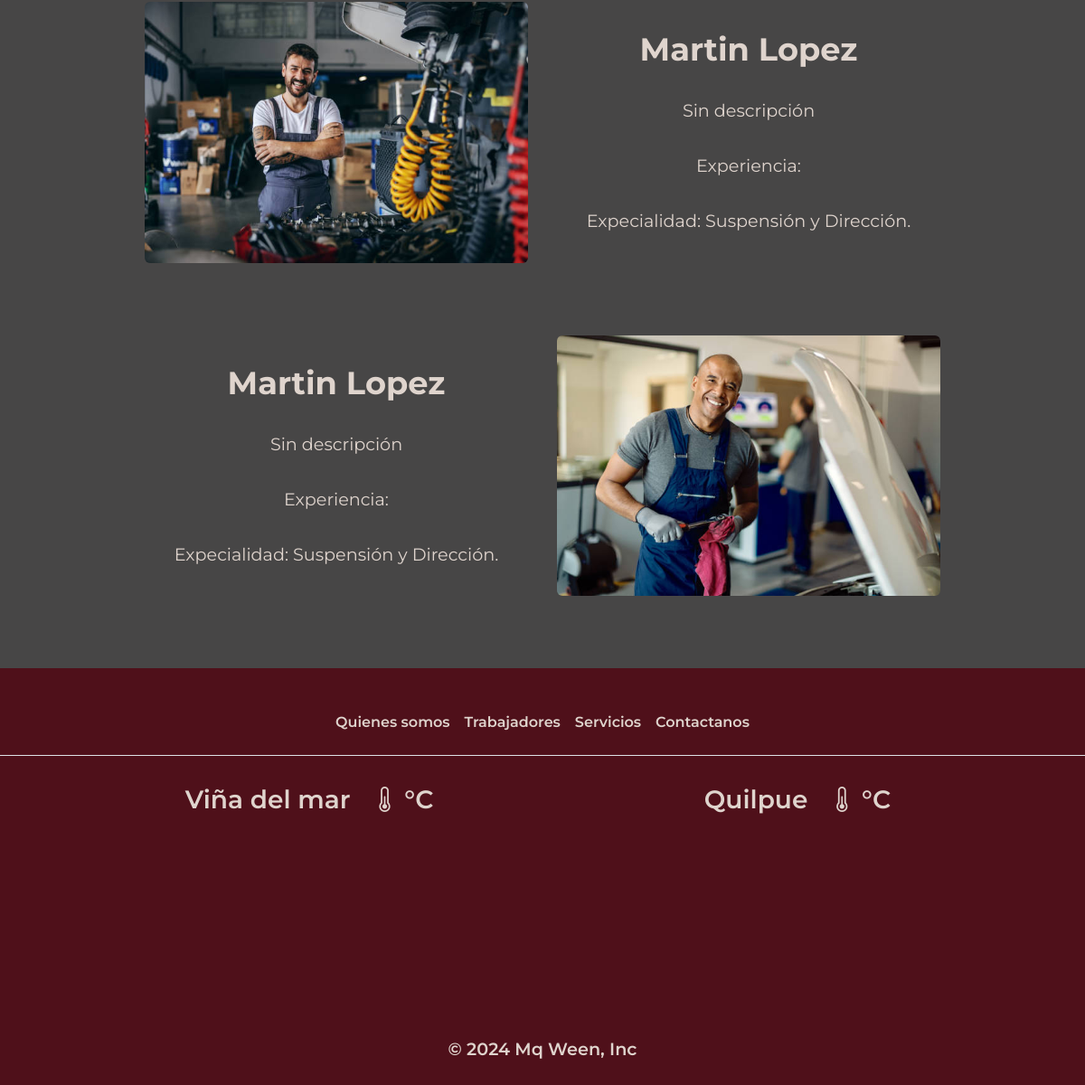
/trabajadores/ (lower part), run on an earlier commit of the app's database.
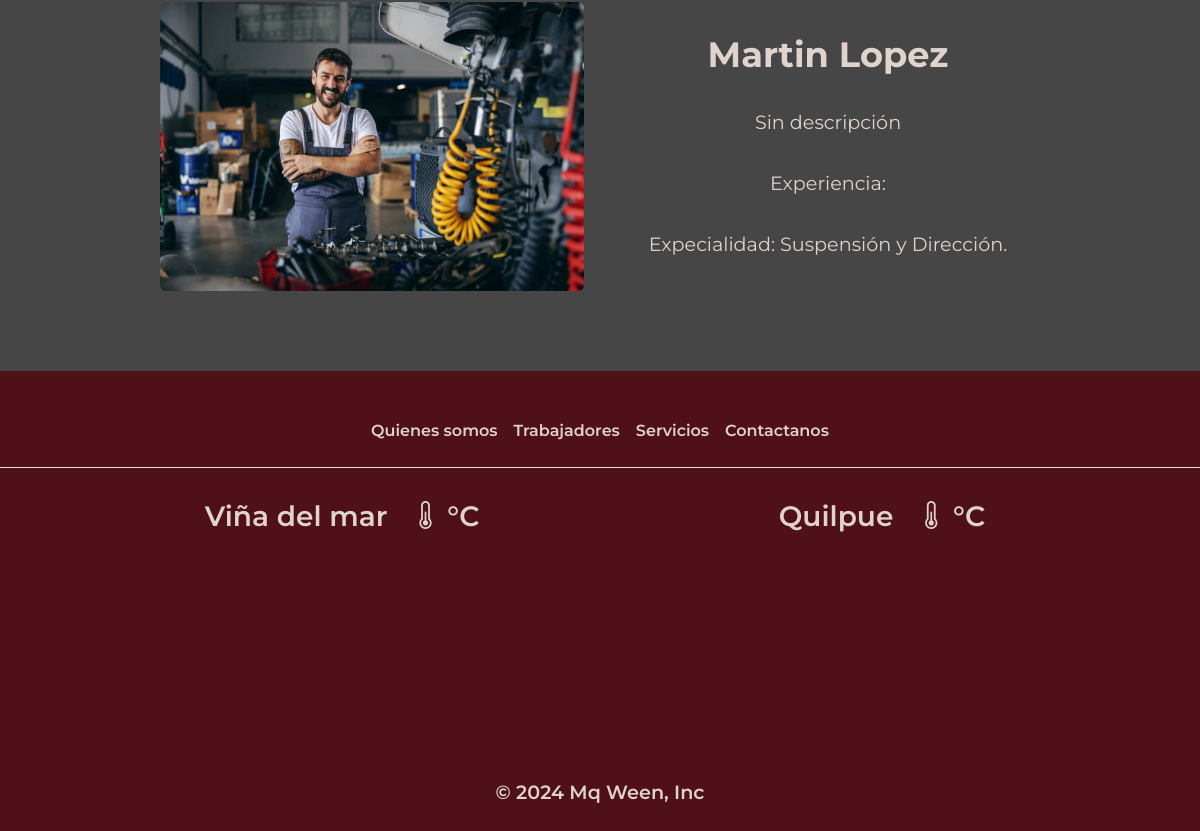
And on a later commit of the database.
### base/models.py (models this page shows, shortened)
class mecanico(models.Model):
    id_mecanico = models.AutoField(primary_key=True)
    nombre = models.CharField(max_length=50)
    apellido = models.CharField(max_length=50)
    telefono = models.IntegerField(validators=[MaxValueValidator(9999999999)])
    correo = models.CharField(max_length=50)
    sucursal = models.CharField(max_length=50,null=True, blank=True)
    especialidad = models.CharField(max_length=50)
    experiencia = models.CharField(max_length=50)
    descripcion = models.TextField(null=True, blank=True)
    imagen = models.ImageField(upload_to='mecanicos', null=True, blank=True)
    def __str__(self):
        return self.nombre + ' ' + self.apellido

### base/views.py (the view)
# urls.py: path('trabajadores/',  views.trabajadores,  name='trabajadores'),
def trabajadores(request):
    mecanicos = mecanico.objects.all()
    context = {
        "mecanicos":mecanicos,
        "soy_admin" :soy_admin(request.user) if request.user.is_authenticated else False
    }
    return render(request, 'base/trabajadores.html',context)

### base/templates/base/trabajadores.html (shortened to what this page needs)
    {% extends '../base.html' %}
{% load static %}
{% block content %}
<link rel="stylesheet" href="{% static 'css/trabajadores.css' %}">
    <section id="vista-trabajadores">
        {% for mecanico in mecanicos %}
            {% if forloop.counter|divisibleby:"2" %}
            <div class="contenido-trabajadores">
                {% if mecanico.imagen %}
                    <img class="rounded-2 img-trabajadores contenedor-imagen" src="{{ mecanico.imagen.url }}" alt="Imagen del mecanico">
                {% else %}
                    <p>Sin Imagen</p>
                {% endif %}</td>
                <div class="texto-nosotros">
                    <h2>{{mecanico}}</h2>
                    <p>{{mecanico.descripcion}}</p>
                    <p>Experiencia: {{mecanico.experiencia}}</p>
                    <p>Expecialidad: {{mecanico.especialidad}}</p>
                </div>
            </div>
            {% else %}
            <div class="contenido-trabajadores">
                <div class="texto-nosotros">
                    <h2>{{mecanico}}</h2>
                    <p>{{mecanico.descripcion}}</p>
                    <p>Experiencia: {{mecanico.experiencia}}</p>
                    <p>Expecialidad: {{mecanico.especialidad}}</p>
                </div>
                {% if mecanico.imagen %}
                    <img class="rounded-2 img-trabajadores contenedor-imagen" src="{{ mecanico.imagen.url }}" alt="Imagen del mecanico">
                {% else %}
                    <p>Sin Imagen</p>
                {% endif %}</td>
            </div>
            {% endif %}
        {% endfor %}
    </section>
    {% endblock %}

What changed in the data, as far as the page shows it:
removed mecanico: nombre+apellido "Martin Lopez", descripcion "Sin descripción", especialidad "Suspensión y Dirección.", imagen (picture)
